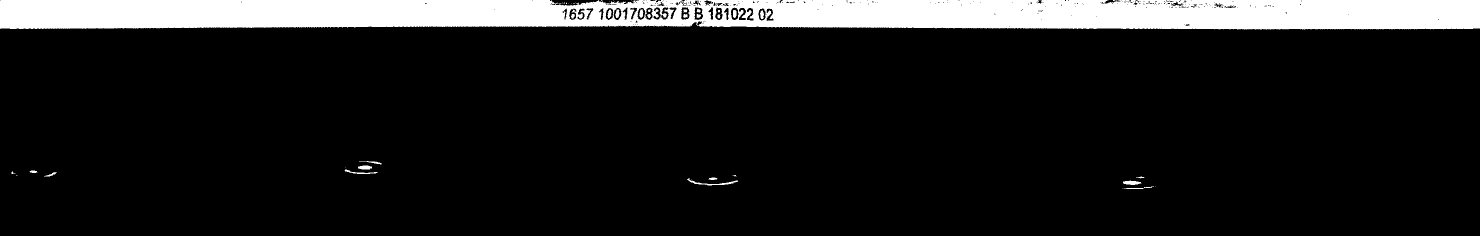
#> input picture pyQt5/bestimg.jpg, 2959 x 471 px (shown at 1/2 size)
$ python '绘制边框图.py'   (older library calls are emulated)
#> lines starting #> are read from the running program, lines starting #| are printed output that depends on the picture; after the words box and inside, x2 and y2 are one past the last pixel; in counts of white or black regions, pixels touching at a corner belong together
import cv2


# 寻找最大轮廓，传入的是一个二值的黑白图
def FindBigestContour(src):
    imax = 0
    imaxcontours = -1
    # 返回的是原图片，边界集合，轮廓的属性
    image, contours, hierarchy = cv2.findContours(src,
                                                  cv2.RETR_EXTERNAL, cv2.CHAIN_APPROX_SIMPLE)
    for i in range(len(contours)):
        itemp = cv2.contourArea(contours[i])
        if (imaxcontours < itemp):
            imaxcontours = itemp
            imax = i

    return contours[imax]

src=cv2.imread('bestimg.jpg')
#> src is the input picture: shape (471, 2959, 3); min 0, max 255, mean 29.2
src=cv2.cvtColor(src,cv2.COLOR_BGR2GRAY)
#> src: shape (471, 2959)
_,src=cv2.threshold(src,150,255,cv2.THRESH_BINARY)
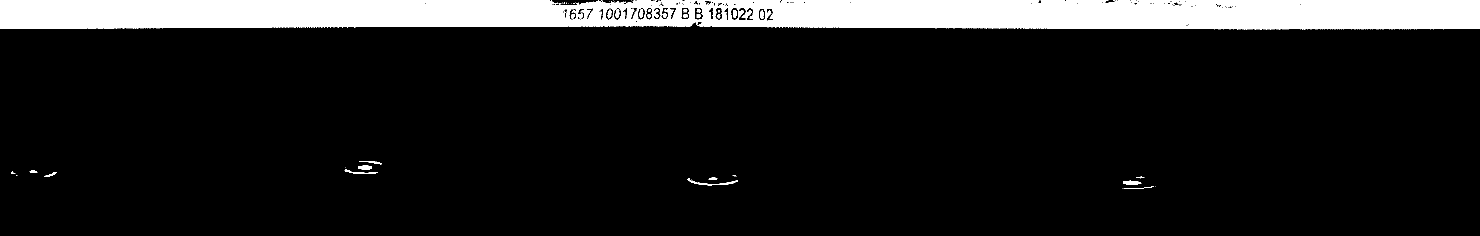
#> src: shape (471, 2959) (shown at 1/2 size); 11.5% white; 57 white regions (32 under 20 px)
# cv2.imshow('temp',src)
maxContour=FindBigestContour(src)
#> in FindBigestContour, `image, contours, hierarchy = cv2.findContours(src, cv2.RETR_EXTERNAL, ..`: contours = 39 contours, 29 with area under 20; largest, box (x1, y1, x2, y2) and area: (0, 0, 2959, 59) 160218, (1374, 357, 1476, 371) 205, (2246, 361, 2283, 370) 190, (716, 331, 744, 339) 150, (689, 339, 755, 348) 112
#> the loop in FindBigestContour, `for i in range(len(contours)):` made 39 passes
#> (itemp, imaxcontours) on passes 1, 3, 4, 5, 39: (0, 0), (46.5, 46.5), (190, 190), (205, 205), (160217.5, 160217.5)
#> itemp on passes 2, 6, 7, 8, 9, 10: 0, 47, 15, 4, 0, 0
#> after the loop in FindBigestContour, `for i in range(len(contours)):`: imax = 38; imaxcontours = 160217.5
#> maxContour = contour of 1901 points, box (x1, y1, x2, y2) (0, 0, 2959, 59), area 160218
_,contours,_=cv2.findContours(src,cv2.RETR_EXTERNAL,cv2.CHAIN_APPROX_SIMPLE)
import numpy as np
white = np.zeros(src.shape, np.float32)
for i in range(len(contours)):
    (x,y,w,h)=cv2.boundingRect(contours[i])
    cv2.rectangle(white,(x,y),(x+w,y+h),color=(255,0,244))
#> this loop made 39 passes
#> (x, y, w, h) on passes 1 to 12: (2245, 376, 1, 1), (2310, 372, 1, 1), (2247, 372, 61, 6), (2246, 361, 37, 9), (1374, 357, 102, 14), (1417, 355, 18, 5), (2272, 353, 17, 4), (1465, 350, 8, 3), (35, 350, 1, 1), (32, 350, 2, 2), (88, 344, 25, 9), (23, 343, 8, 5)
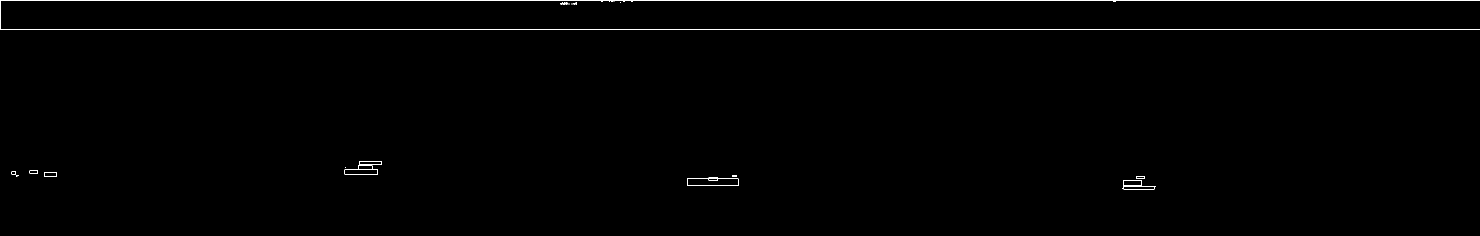
#> white: shape (471, 2959) float32 (shown at 1/2 size); 0.51% white in thin lines or dots, all inside (x1, y1, x2, y2) = (0, 0, 2959, 379)

# src=cv2.drawContours(white,contours[1],-1,color=(100,190,200),thickness=3)
cv2.imshow('result',white)
cv2.waitKey()
cv2.destroyAllWindows()

$ run again, with pyQt5/09_30_13.jpg copied over pyQt5/bestimg.jpg
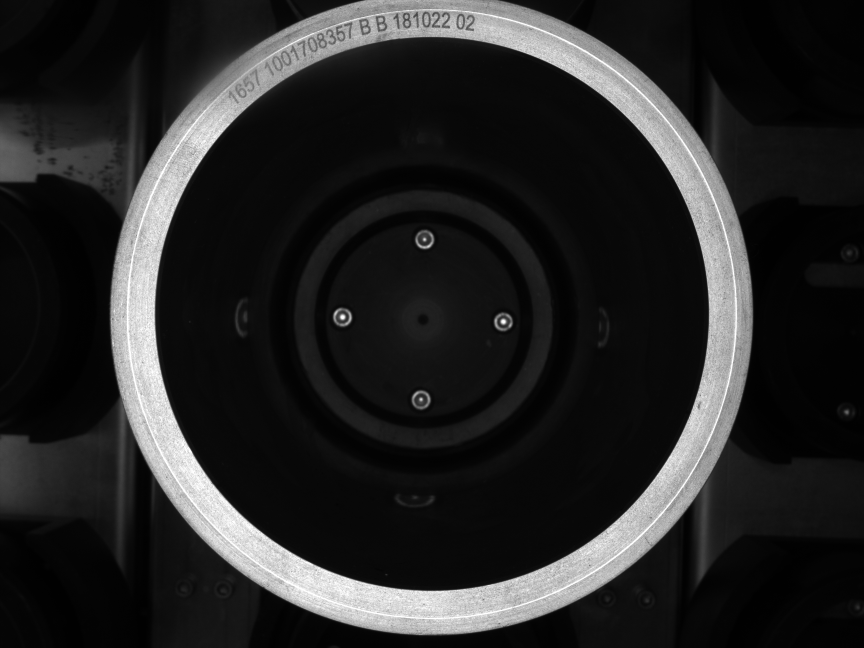
#> input picture pyQt5/09_30_13.jpg, 2592 x 1944 px (shown at 1/3 size)
#> src is the input picture: shape (1944, 2592, 3); min 0, max 255, mean 38.1
#> `_,src=cv2.threshold(src,150,255,cv2.THRESH_BINARY)`:
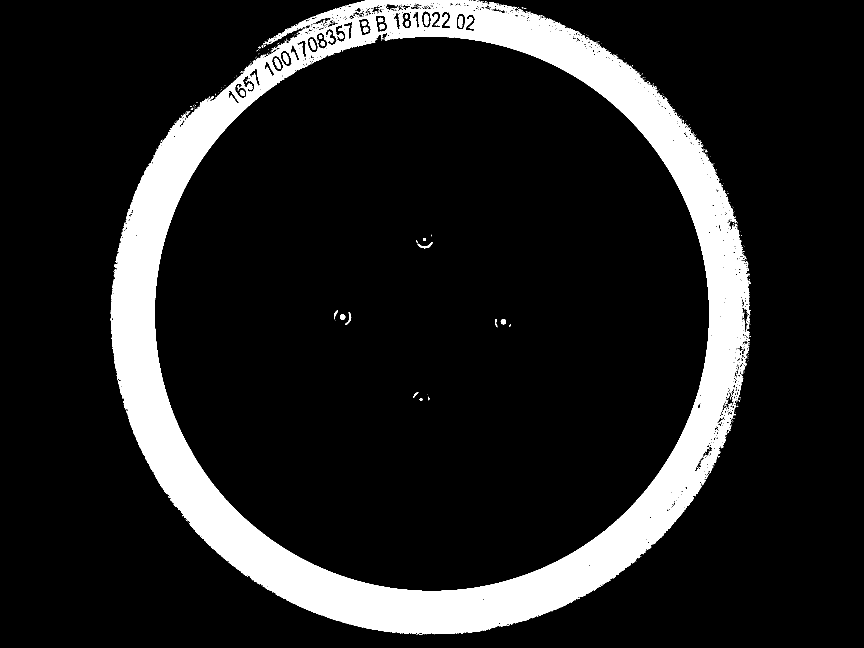
#> src: shape (1944, 2592) (shown at 1/3 size); 12.7% white; 786 white regions (717 under 20 px)
#> in FindBigestContour, `image, contours, hierarchy = cv2.findContours(src, cv2.RETR_EXTERNAL, ..`: contours = 585 contours, 569 with area under 20; largest, box (x1, y1, x2, y2) and area: (332, 0, 2251, 1903) 2841964, (1465, 6, 1545, 39) 812, (2210, 1122, 2230, 1176) 312, (2215, 1093, 2235, 1124) 193, (2238, 951, 2249, 987) 114
#> the loop in FindBigestContour, `for i in range(len(contours)):` made 585 passes
#> (itemp, imaxcontours) on passes 1, 3, 11, 25, 35, 102, 114, 577: (0, 0), (8, 8), (8.5, 8.5), (11.5, 11.5), (17.5, 17.5), (58, 58), (312, 312), (812, 812)
#> after the loop in FindBigestContour, `for i in range(len(contours)):`: imax = 584; imaxcontours = 2841964.5
#> maxContour = contour of 8412 points, box (x1, y1, x2, y2) (332, 0, 2251, 1903), area 2841964
#> the loop `for i in range(len(contours)):` made 585 passes
#> (x, y, w, h) on passes 1 to 3: (1267, 1903, 2, 1), (1249, 1903, 3, 1), (1257, 1901, 9, 3)
#> after the loop `for i in range(len(contours)):`:
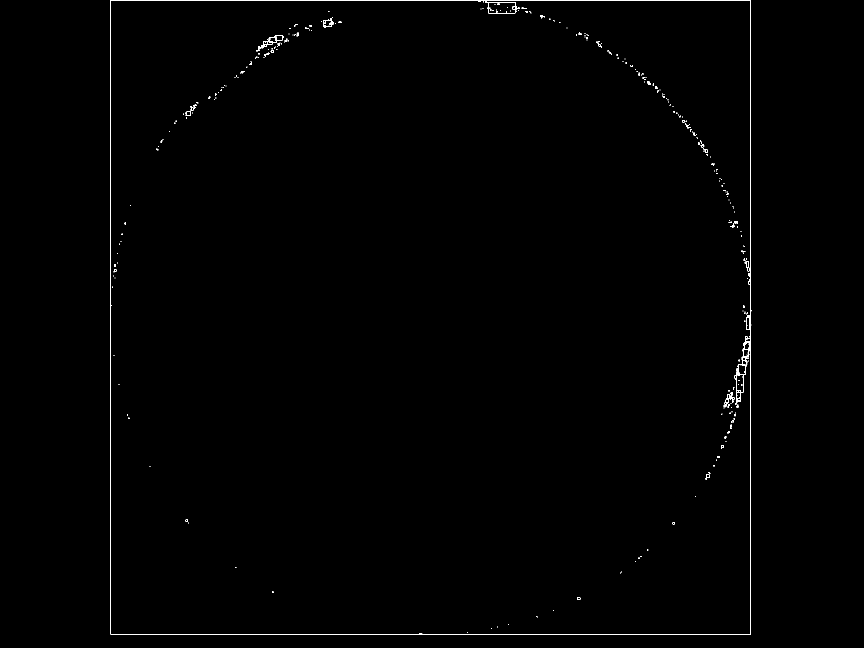
#> white: shape (1944, 2592) float32 (shown at 1/3 size); 0.26% white in thin lines or dots, all inside (x1, y1, x2, y2) = (332, 0, 2254, 1905)
